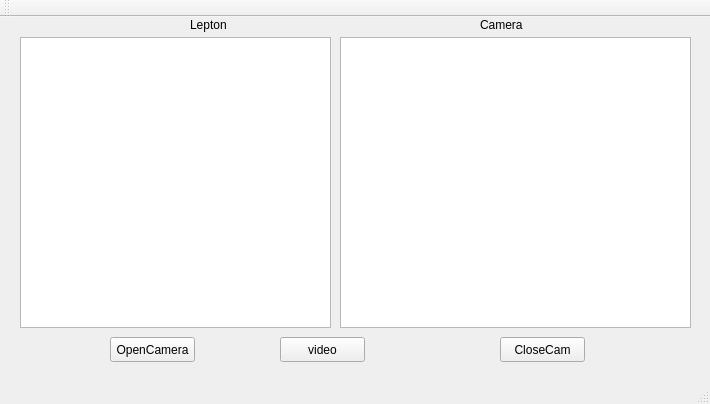
<?xml version="1.0" encoding="UTF-8"?>
<ui version="4.0">
 <class>LeptonAndCamera</class>
 <widget class="QMainWindow" name="LeptonAndCamera">
  <property name="geometry">
   <rect>
    <x>0</x>
    <y>0</y>
    <width>710</width>
    <height>404</height>
   </rect>
  </property>
  <property name="windowTitle">
   <string>LeptonAndCamera</string>
  </property>
  <widget class="QWidget" name="centralWidget">
   <widget class="QGraphicsView" name="leptonview">
    <property name="geometry">
     <rect>
      <x>20</x>
      <y>20</y>
      <width>311</width>
      <height>291</height>
     </rect>
    </property>
   </widget>
   <widget class="QGraphicsView" name="Cameraview">
    <property name="geometry">
     <rect>
      <x>340</x>
      <y>20</y>
      <width>351</width>
      <height>291</height>
     </rect>
    </property>
   </widget>
   <widget class="QLabel" name="label">
    <property name="geometry">
     <rect>
      <x>190</x>
      <y>0</y>
      <width>48</width>
      <height>15</height>
     </rect>
    </property>
    <property name="text">
     <string>Lepton</string>
    </property>
   </widget>
   <widget class="QLabel" name="label_2">
    <property name="geometry">
     <rect>
      <x>480</x>
      <y>0</y>
      <width>48</width>
      <height>15</height>
     </rect>
    </property>
    <property name="text">
     <string>Camera</string>
    </property>
   </widget>
   <widget class="QPushButton" name="pic">
    <property name="geometry">
     <rect>
      <x>280</x>
      <y>320</y>
      <width>85</width>
      <height>25</height>
     </rect>
    </property>
    <property name="text">
     <string>video</string>
    </property>
   </widget>
   <widget class="QPushButton" name="closeCam">
    <property name="geometry">
     <rect>
      <x>500</x>
      <y>320</y>
      <width>85</width>
      <height>25</height>
     </rect>
    </property>
    <property name="text">
     <string>CloseCam</string>
    </property>
   </widget>
   <widget class="QPushButton" name="open">
    <property name="geometry">
     <rect>
      <x>110</x>
      <y>320</y>
      <width>85</width>
      <height>25</height>
     </rect>
    </property>
    <property name="text">
     <string>OpenCamera</string>
    </property>
   </widget>
   <widget class="QLabel" name="leptonView">
    <property name="geometry">
     <rect>
      <x>20</x>
      <y>20</y>
      <width>311</width>
      <height>291</height>
     </rect>
    </property>
    <property name="text">
     <string/>
    </property>
   </widget>
   <widget class="QLabel" name="CameraView">
    <property name="geometry">
     <rect>
      <x>340</x>
      <y>20</y>
      <width>351</width>
      <height>291</height>
     </rect>
    </property>
    <property name="text">
     <string/>
    </property>
   </widget>
  </widget>
  <widget class="QMenuBar" name="menuBar">
   <property name="geometry">
    <rect>
     <x>0</x>
     <y>0</y>
     <width>710</width>
     <height>21</height>
    </rect>
   </property>
  </widget>
  <widget class="QToolBar" name="mainToolBar">
   <attribute name="toolBarArea">
    <enum>TopToolBarArea</enum>
   </attribute>
   <attribute name="toolBarBreak">
    <bool>false</bool>
   </attribute>
  </widget>
  <widget class="QStatusBar" name="statusBar"/>
 </widget>
 <layoutdefault spacing="6" margin="11"/>
 <resources/>
 <connections/>
</ui>
